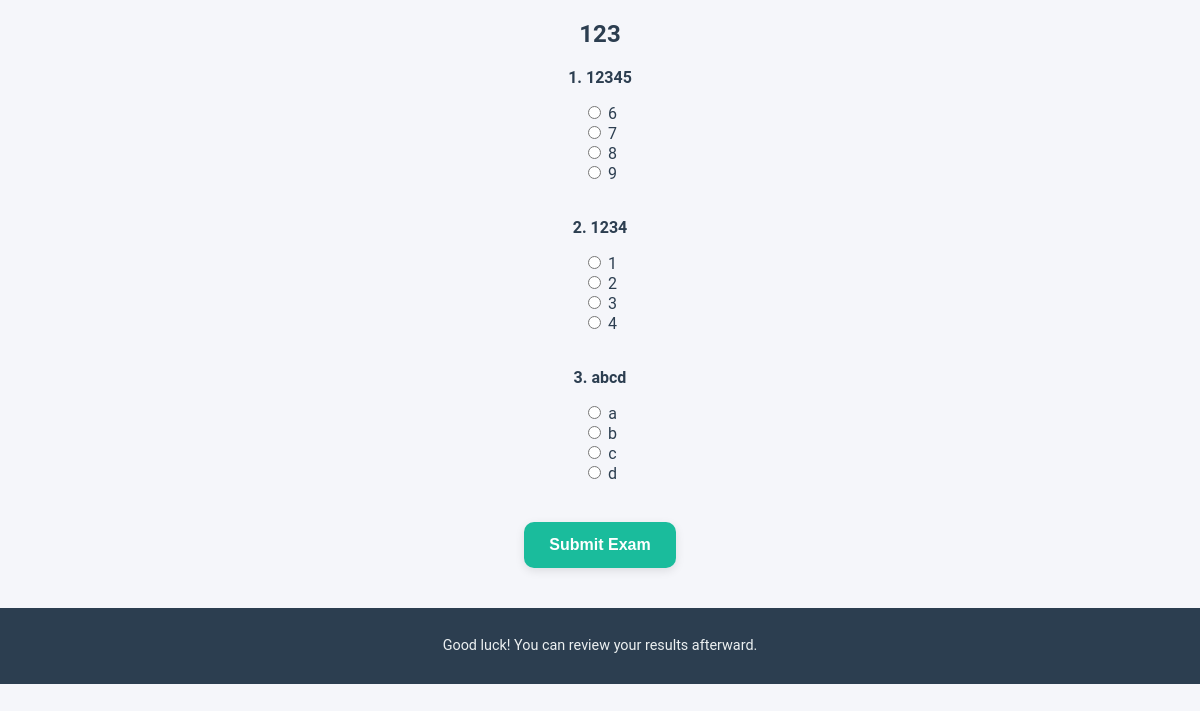
Page /take_exam/2 (signed in) on the committed database.
### app.py (models this page shows)
class Exam(db.Model):
    id = db.Column(db.Integer, primary_key=True)
    title = db.Column(db.String(150), nullable=False)
    description = db.Column(db.String(300))
    questions = db.relationship('Question', backref='exam', lazy=True)

class Question(db.Model):
    id = db.Column(db.Integer, primary_key=True)
    exam_id = db.Column(db.Integer, db.ForeignKey('exam.id'), nullable=False)
    question_text = db.Column(db.String(500), nullable=False)
    option1 = db.Column(db.String(200), nullable=False)
    option2 = db.Column(db.String(200), nullable=False)
    option3 = db.Column(db.String(200), nullable=False)
    option4 = db.Column(db.String(200), nullable=False)
    correct_option = db.Column(db.String(200), nullable=False)

### app.py (the view, shortened to what this page needs)
@app.route('/take_exam/<int:exam_id>', methods=['GET', 'POST'])
@login_required
def take_exam(exam_id):
    exam = Exam.query.get_or_404(exam_id)
    questions = Question.query.filter_by(exam_id=exam.id).all()
    existing_result = Result.query.filter_by(user_id=g.user.id, exam_id=exam.id).first()
    if existing_result:
        flash("⚠ You have already taken this exam. You cannot retake it.", "warning")
        return redirect(url_for('exam_list'))
    return render_template('exam.html', exam=exam, questions=questions)

### app.py (called while the page is built)
def login_required(f):
    @wraps(f)
    def decorated_function(*args, **kwargs):
        if 'user_id' not in session:
            flash("Please login to access this page.", "warning")
            return redirect(url_for('login'))
        return f(*args, **kwargs)
    return decorated_function

@app.before_request
def load_logged_in_user():
    g.user = None
    if 'user_id' in session:
        g.user = User.query.get(session['user_id'])

### templates/exam.html (shortened to what this page needs)
<!DOCTYPE html>
<html lang="en">
<head>
    <link rel="stylesheet" href="{{ url_for('static', filename='style.css') }}">
</head>
<body>
    <h2>{{ exam.title }}</h2>
    <form method="POST">
        {% for q in questions %}
            <p><b>{{ loop.index }}. {{ q.question_text }}</b></p>
            <input type="radio" name="{{ q.id }}" value="{{ q.option1 }}"> {{ q.option1 }}<br>
            <input type="radio" name="{{ q.id }}" value="{{ q.option2 }}"> {{ q.option2 }}<br>
            <input type="radio" name="{{ q.id }}" value="{{ q.option3 }}"> {{ q.option3 }}<br>
            <input type="radio" name="{{ q.id }}" value="{{ q.option4 }}"> {{ q.option4 }}<br><br>
        {% endfor %}
        <button type="submit">Submit Exam</button>
    </form>
    <footer>
        <p>Good luck! You can review your results afterward.</p>
    </footer>
</body>
</html>

### static/style.css (style rules this page uses)
body { font-family: 'Roboto', Arial, sans-serif; background-color: #f5f6fa; margin: 0; padding: 0; color: #2c3e50; text-align: center; }
.btn, button { background-color: #1abc9c; color: #ffffff; border: none; padding: 14px 25px; border-radius: 10px; margin-top: 20px; cursor: pointer; font-weight: 600; font-size: 1em; transition: background-color 0.3s ease, transform 0.2s ease, box-shadow 0.3s ease; display: inline-block; box-shadow: 0 3px 10px rgba(0,0,0,0.1); }
footer { background-color: #2c3e50; color: #ecf0f1; padding: 15px 0; margin-top: 40px; font-size: 0.9em; }

### rows in the picture
Exam: title "123"
Question: question_text "12345", option1 "6", option2 "7", option3 "8", option4 "9"
Question: question_text "1234", option1 "1", option2 "2", option3 "3", option4 "4"
Question: question_text "abcd", option1 "a", option2 "b", option3 "c", option4 "d"
